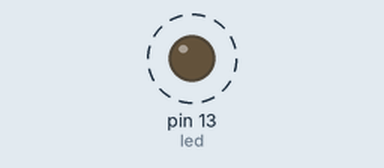
Recording of a sketch running on a simulated Arduino Uno, built with avr-gcc and run on an emulated ATmega328P. On the bench: output pins drawn as LEDs (lit = HIGH). Dashed ring = blinking. What the sketch prints to the serial monitor is not drawn.

Above: at 0.05 s.
Timing chart, 0 to 3.0 s (numbered marks = the images above):
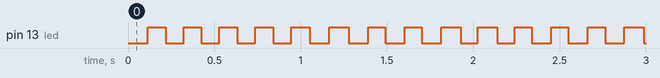

Measured:
- by itself, pin 13 (led): alternates HIGH for 0.10 s and LOW for 0.10 s

The sketch:

03_Zeitdifferenzen.ino
```cpp
const uint8_t led = 13;
const uint32_t intervall = 100;
uint32_t       startZeit = millis();

void setup()
{
  Serial.begin(9600);
  pinMode(led, OUTPUT);
  Serial.print("\n\nStart Zeit\tAktuelle Zeit\n");
}

void loop()
{
  uint32_t aktuelleZeit = millis();

  Serial.print(startZeit);
  Serial.print("\t\t");
  Serial.println(aktuelleZeit);

  if ((uint32_t)(aktuelleZeit - startZeit) >= intervall )
  {
    digitalWrite(led, !digitalRead(led));
    startZeit = aktuelleZeit;
  }
}
```
